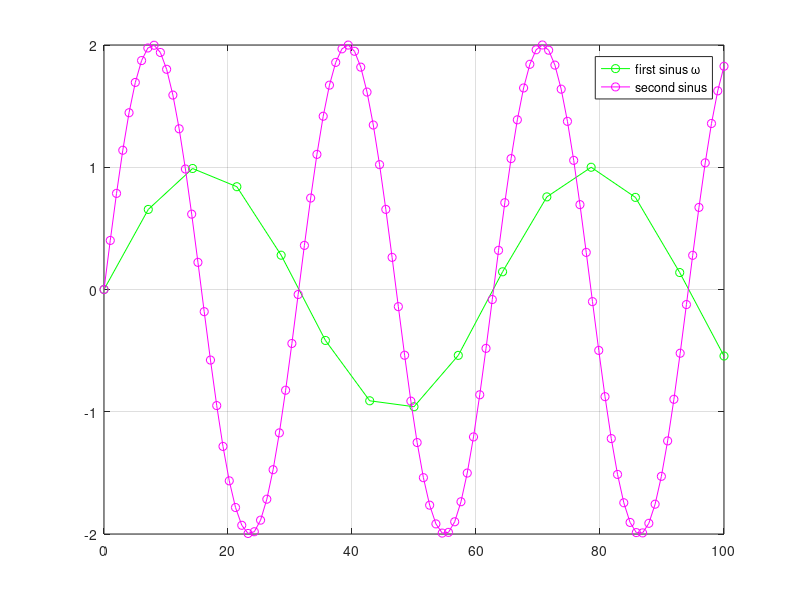

Write the MATLAB code that produced this figure. (Note: this script raises an error after producing the figure.)
%% Titre
% Date :
clc; clear; close all;

%% Variables
N = 100;                    % nombre de points
time1 = linspace(0, 100, 15);
time2 = linspace(0,100, N);
A1 = 1;
A2 = 2;
omega1 = 0.1;
omega2 = 0.2;

randomArray = rand([1,N]);

%% Fonction
sin1 = A1*sin(time1*omega1);
sin2 = A2*sin(time2*omega2);

%% Affichages
figure;
plot(time1, sin1, '-og', time2, sin2, '-om');
legend('first sinus \omega', 'second sinus');
grid on;
title(['Two harmonic oscillations with freq ', num2str(omega1), ' and ', num2str(omega2)],'This is a subtitle');
xlabel('Time [s]');
ylabel('Amplitude [Hz]');
axis([-5 105 -2.5 2.5]) % scaling the plot
text(0,-1,'$\displaystyle\frac{W}{h}$', 'interpreter', 'latex');

% set(get(gca,'title'),'Position',[0,0]) %move text anywhere
% axis equal; % to have same scale on both axis

figure;
plot(time2, randomArray);
